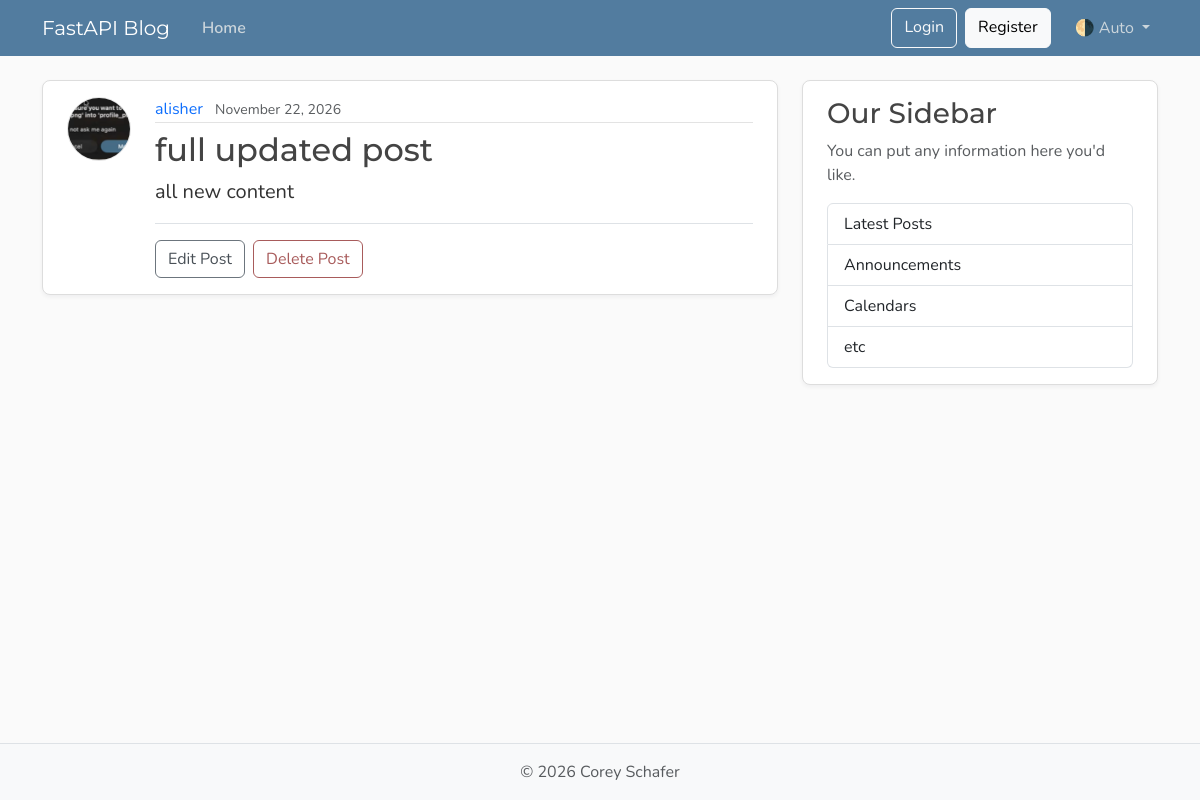
/posts/1, run on the app's committed database.
### src/fastapi_commercial_app/models/user_model.py (models this page shows, shortened)
class User(Base):
    __tablename__ = "users"
    id: Mapped[int] = mapped_column(Integer, primary_key=True)
    username: Mapped[str] = mapped_column(String(50), unique=True, nullable=False, index=True)
    email: Mapped[str] = mapped_column(String(120), unique=True, nullable=False, index=True)
    image_file: Mapped[str | None] = mapped_column(String(120), nullable=True, default=None)
    posts: Mapped[list[Post]] = relationship(back_populates='author', cascade='all, delete-orphan')

### src/fastapi_commercial_app/models/post_model.py (models this page shows)
class Post(Base):
    __tablename__ = 'posts'
    id: Mapped[int] = mapped_column(Integer, primary_key=True)
    title: Mapped[str] = mapped_column(String(100), nullable=False)
    content: Mapped[str] = mapped_column(Text, nullable=False)
    user_id: Mapped[int] = mapped_column(ForeignKey("users.id"), nullable=False, index=True)
    date_posted: Mapped[datetime] = mapped_column(DateTime(timezone=True), default=lambda: datetime.now(UTC))
    author: Mapped[User] = relationship(back_populates='posts')

### src/fastapi_commercial_app/main.py (the view)
@app.get("/posts/{post_id}", include_in_schema=False)
def post_page(request: Request, post_id: int, db: Annotated[Session, Depends(get_db)]):
    result = db.execute(select(Post).where(Post.id == post_id))
    post = result.scalars().first()
    if post:
        return templates.TemplateResponse(
            request,
            "post.html",
            {"post": post, "title": post.title[:50]},
            )
    raise HTTPException(
        status_code=status.HTTP_404_NOT_FOUND,
        detail="Post not found"
    )

### src/fastapi_commercial_app/templates/post.html (shortened to what this page needs)
{% extends "layout.html" %}
{% block content %}
  <article class="content-section py-3 px-4 mb-4">
    <div class="d-flex align-items-start gap-4">
      <img class="rounded-circle article-img flex-shrink-0"
           src="{{ post.author.image_path }}"
           alt="{{ post.author.username }}'s profile picture"
           width="64"
           height="64"
           loading="lazy">
      <div class="flex-grow-1">
        <div class="article-metadata mb-2">
          <a class="me-2" href="{{ url_for('user_posts', user_id=post.user_id) }}">{{ post.author.username }}</a>
          <small class="text-body-secondary">{{ post.date_posted.strftime('%B %d, %Y') }}</small>
        </div>
        <h2 class="article-title">{{ post.title }}</h2>
        <p class="article-content">{{ post.content }}</p>
        <div class="post-actions mt-3 pt-3 border-top">
          <a class="btn btn-outline-secondary me-1" href="#">Edit Post</a>
          <button type="button"
                  class="btn btn-outline-danger"
                  data-bs-toggle="modal"
                  data-bs-target="#deleteModal">Delete Post</button>
        </div>
      </div>
    </div>
  </article>
{% endblock content %}

### src/fastapi_commercial_app/static/css/main.css (style rules this page uses)
:root { --font-heading: "Montserrat", system-ui, -apple-system, BlinkMacSystemFont, sans-serif; --font-body: "Nunito", system-ui, -apple-system, BlinkMacSystemFont, sans-serif; --color-bg-body: #fafafa; --color-bg-content: #ffffff; --color-text-primary: #333333; --color-text-heading: #444444; --color-steel: #527c9f; --color-nav-link: #cbd5db; --color-nav-link-hover: #ffffff; --color-link-hover: #428bca; --color-border: #dddddd; --color-border-light: #e3e3e3; --spacing-xl: 5rem; --article-img-size: 4rem; --account-img-size: 7.813rem; }
body { font-family: var(--font-body); background: var(--color-bg-body); color: var(--color-text-primary); }
h1, h2, h3, h4, h5, h6 { font-family: var(--font-heading); color: var(--color-text-heading); }
a { text-decoration: none; }
.content-section { background: var(--color-bg-content); border: 1px solid var(--color-border); border-radius: 0.5rem; box-shadow: 0 2px 4px rgba(15, 23, 42, 0.05); transition: box-shadow 0.15s ease, transform 0.15s ease, border-color 0.15s ease; }
.article-title { color: var(--color-text-heading); transition: color 0.2s ease-in-out; }
.article-content { white-space: pre-line; font-size: 1.25rem; }
.article-img { height: var(--article-img-size); width: var(--article-img-size); flex-shrink: 0; object-fit: cover; border: 1px solid var(--color-border-light); box-shadow: 0 0 0 2px var(--color-bg-content); }
.article-metadata { padding-bottom: 0.063rem; border-bottom: 1px solid var(--color-border-light); }
.article-metadata a { transition: color 0.2s ease-in-out; }
.btn-outline-secondary { --bs-btn-color: #495057; --bs-btn-border-color: #6c757d; --bs-btn-hover-color: #fff; --bs-btn-hover-bg: #5a6268; --bs-btn-hover-border-color: #545b62; --bs-btn-active-color: #fff; --bs-btn-active-bg: #545b62; --bs-btn-active-border-color: #4e555b; }
.btn-outline-danger { --bs-btn-color: #a85b5b; --bs-btn-border-color: #a85b5b; --bs-btn-hover-color: #fff; --bs-btn-hover-bg: #924e4e; --bs-btn-hover-border-color: #874848; --bs-btn-active-color: #fff; --bs-btn-active-bg: #874848; --bs-btn-active-border-color: #7c4242; }

### data on the page
User: author.image_path (picture), author.username "alisher"
Post: date_posted "November 22, 2026", title "full updated post", content "all new content"
